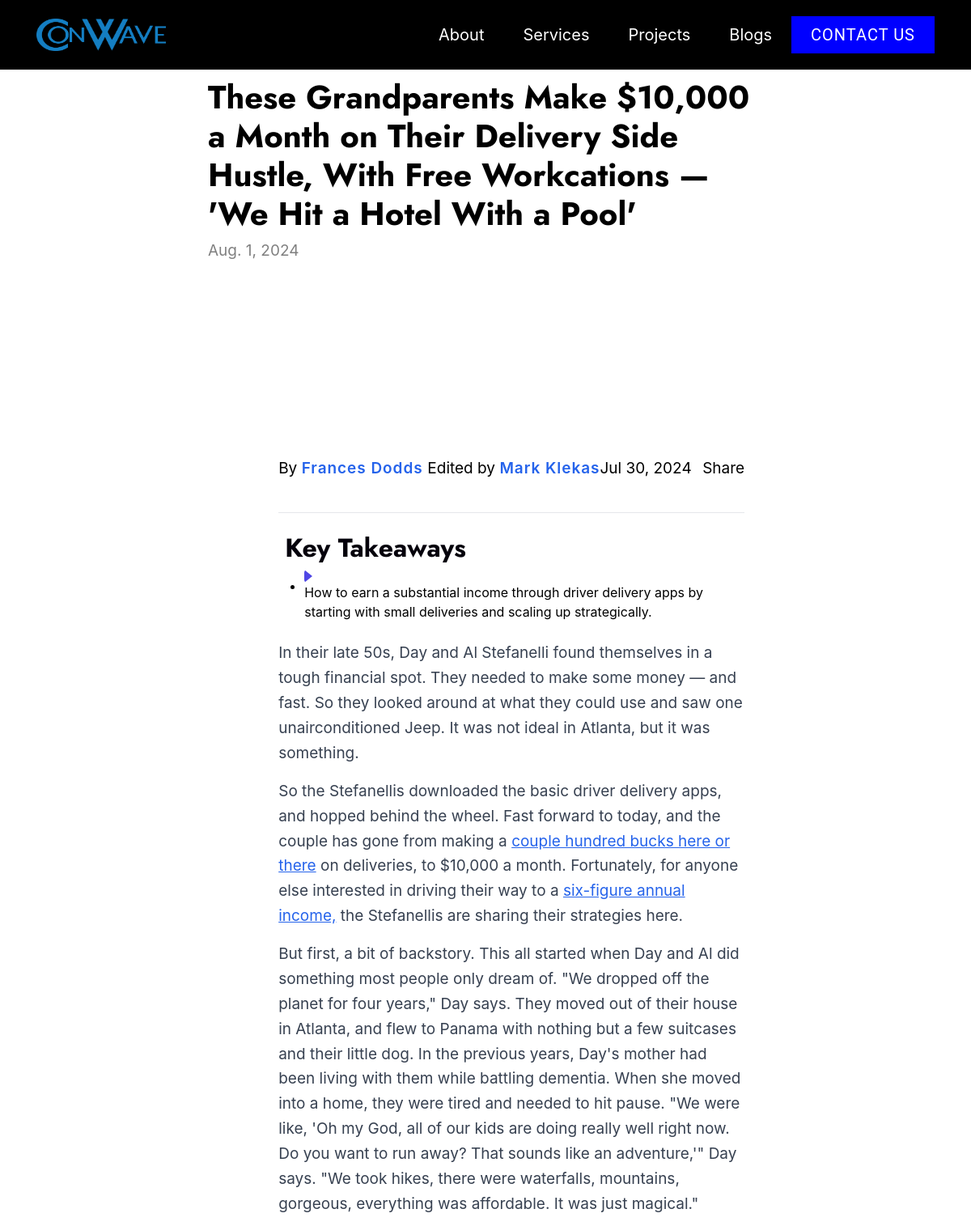
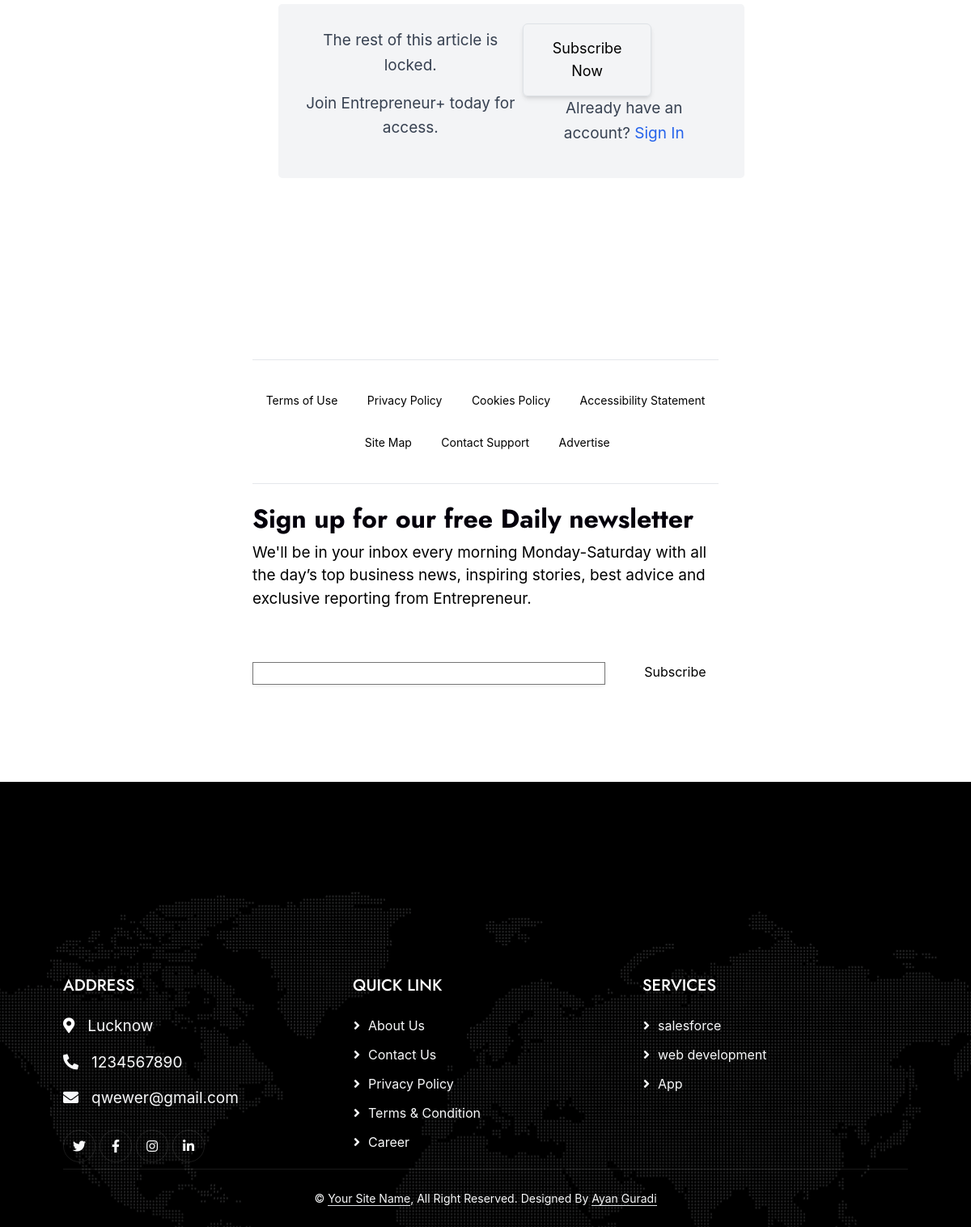
Page /blog/1/ on the committed database (2 pictures, top to bottom).
### main/models.py (models this page shows, shortened)
class Blog(models.Model):
    title = models.CharField(max_length=200)
    content = RichTextUploadingField()
    date_posted = models.DateField()
    thumbnail = models.ImageField(upload_to='blog_thumbnails/')

class Details(models.Model):
    address = models.CharField(max_length=255)
    phone = models.CharField(max_length=20)
    email = models.EmailField()
    twitter = models.URLField(blank=True, null=True)
    facebook = models.URLField(blank=True, null=True)
    instagram = models.URLField(blank=True, null=True)
    linkedin = models.URLField(blank=True, null=True)

class Service(models.Model):
    name = models.CharField(max_length=255)
    icon = models.ImageField(upload_to='service_icons/')
    hero_heading = models.CharField(max_length=255)
    hero_description = models.TextField( )
    hero_image = models.ImageField(upload_to='hero_images/')
    mission_title = models.CharField(max_length=255)
    mission_description =  RichTextField(validators=[MaxLengthValidator(475)])
    mission_image = models.ImageField(upload_to='mission_images/')
    content = RichTextField()

### main/views.py (the view)
# urls.py: path('blog/<int:pk>/', views.blog_detail, name='blog_detail'),
def blog_detail(request, pk):
    blog = get_object_or_404(Blog, pk=pk)
    services = Service.objects.all()
    return render(request, 'blog_detail.html', {'blog': blog,'services': services,})

### main/forms.py
class ContactForm(forms.Form):
    name = forms.CharField(max_length=100, required=True)
    country_code = forms.CharField(max_length=5, required=True)
    phone = forms.CharField(max_length=15, required=True)
    email = forms.EmailField(required=True)
    subject = forms.CharField(widget=forms.Textarea, required=True)

### main/context_processors.py (called while the page is built)
def contact_form(request):
    return {'contact_form': ContactForm()}

### main/views.py (called while the page is built)
def details_context_processor(request):
    details = Details.objects.first()  # Assuming you have only one set of details
    return {'details': details}

### main/templates/blog_detail.html (shortened to what this page needs)
{% extends 'base.html' %}
{% load static %}
{% block content %}
<div class="p-5 " style="background-color: white; width: 100%;">
<div class="container my-5 ">
        <div class="col-lg-8 mx-auto">
            <h1 style="color: black;">{{ blog.title }}</h1>
            <p style="color: gray;">{{ blog.date_posted }}</p>
            <div style="color: black;">
                {{ blog.content|safe }}
            </div>
        </div>
</div>
</div>
{% endblock %}

### main/templates/base.html (shortened to what this page needs)
<!DOCTYPE html>
<html lang="en">
<head>
  {% load static %}
  <link href="https://cdnjs.cloudflare.com/ajax/libs/font-awesome/5.10.0/css/all.min.css" rel="stylesheet">
  <link href="https://cdn.jsdelivr.net/npm/bootstrap-icons@1.4.1/font/bootstrap-icons.css" rel="stylesheet">
  <link href="{% static 'main/css/lib/animate/animate.min.css' %}" rel="stylesheet">
  <link href="{% static 'main/css/lib/owlcarousel/assets/owl.carousel.min.css' %}" rel="stylesheet">
  <link href="{% static 'main/css/lib/lightbox/css/lightbox.min.css' %}" rel="stylesheet">
  <link href="{% static 'main/css/bootstrap.min.css' %}" rel="stylesheet">
  <link href="{% static 'main/css/style.css' %}" rel="stylesheet">
  <link href="{% static 'main/css/gsap.css' %}" rel="stylesheet">
  <link rel="stylesheet" href="https://maxcdn.bootstrapcdn.com/bootstrap/4.5.2/css/bootstrap.min.css">
  <link rel="stylesheet" href="https://cdnjs.cloudflare.com/ajax/libs/font-awesome/5.15.4/css/all.min.css">
  <link rel="stylesheet" href="https://codepen.io/GreenSock/pen/xxmzBrw/fcaef74061bb7a76e5263dfc076c363e.css">
</head>
<body style="background-color: black;">
  <div class=" position-relative p-0">
    <nav class="navbar navbar-expand-lg navbar-light fixed-top" style="background-color: black; padding: 18px;">
      <div class="container">
        <a class="navbar-brand" href="{% url 'home' %}">
          <img src="{% static 'main/img/CONWAVE.png' %}" alt="Conwave Logo">
        </a>
        <div class="collapse navbar-collapse justify-content-end" id="navbarCollapse">
          <div class="navbar-nav ml-auto" style="font-size: 22px;">
            <a href="{% url 'about' %}"
              class="nav-item nav-link px-4 {% if request.resolver_match.url_name == 'about' %}active{% endif %}">About</a>
            <a href="{% url 'service_page' %}"
              class="nav-item nav-link px-4 {% if request.resolver_match.url_name == 'service_page' %}active{% endif %}">Services</a>
            <a href="{% url 'home' %}#projects"
              class="nav-item nav-link px-4 {% if request.resolver_match.url_name == 'home' and request.path == '/#projects' %}active{% endif %}">Projects</a>
            <a href="{% url 'blog_list' %}"
              class="nav-item nav-link px-4 {% if request.resolver_match.url_name == 'blog_list' %}active{% endif %}">Blogs</a>
            <button type="button" class="main-btn-rect  popup-btn  nav-item nav-link px-4 "
              data-popup="popup-reg">Contact Us</button>
          </div>
        </div>
      </div>
    </nav>
    {% block content %}
    {% endblock %}
    <div class="container-fluid text-light footer wow fadeIn" id="contact" data-wow-delay="0.1s">
      <div class="container  px-lg-5 pb-2">
        <div class="row g-5">
          <div class="col-md-6 col-lg-4">
            <p class="section-title text-white h5 mb-4">Address</p>
            <p><i class="fa fa-map-marker-alt me-3" style="color: white;"></i>{{ details.address }}</p>
            <p><i class="fa fa-phone-alt me-3"></i>{{ details.phone }}</p>
            <p><i class="fa fa-envelope me-3"></i>{{ details.email }}</p>
            <div class="d-flex pt-2">
              <a class="btn btn-outline-light btn-social" href="{{ details.twitter }}"><i
                  class="fab fa-twitter"></i></a>
              <a class="btn btn-outline-light btn-social" href="{{ details.facebook }}"><i
                  class="fab fa-facebook-f"></i></a>
              <a class="btn btn-outline-light btn-social" href="{{ details.instagram }}"><i
                  class="fab fa-instagram"></i></a>
              <a class="btn btn-outline-light btn-social" href="{{ details.linkedin }}"><i
                  class="fab fa-linkedin-in"></i></a>
            </div>
          </div>
          <div class="col-md-6 col-lg-4">
            <p class="section-title text-white h5 mb-4">Quick Link</p>
            <a class="btn btn-link" href="service/1/">About Us</a>
            <a class="btn btn-link" href="">Contact Us</a>
            <a class="btn btn-link" href="">Privacy Policy</a>
            <a class="btn btn-link" href="">Terms & Condition</a>
            <a class="btn btn-link" href="">Career</a>
          </div>
          <div class="col-md-6 col-lg-4">
            <p class="section-title text-white h5 mb-4">Services</p>
          {% for cards in services %}
          <a href="{% url 'service_detail' cards.pk %}" style="text-decoration: none;">
                <p class="btn btn-link">{{ cards.name }}</p>
           </a>
          {% endfor %}
           </div>
        </div>
      </div>
      <div class="container px-lg-5 text-center">
        <div class="copyright  ">
          <div class="text-center mb-3 mb-md-0">
            &copy; <a class="border-bottom" href="#">Your Site Name</a>, All Right Reserved.
            Designed By <a class="border-bottom" href="">Ayan Guradi</a>
          </div>
        </div>
      </div>
    </div>
  </div>
</body>
</html>

### main/static/main/css/style.css (style rules this page uses)
.navbar { transition: background-color 0.3s; }
.navbar-brand img { height: 40px; width: 160px; }
.nav-link { font-size: 20px; color: white !important; transition: color 0.3s; }
.fixed-top { padding: 20px 15px; background-color: #000; }
@media (min-width: 992px) { .fixed-top { padding: 20px 100px; background-color: #000; } }
button { text-decoration: none; border: none; }
.main-btn-rect, .main-btn-circle { position: relative; margin: 0; font-family: 'Roboto', sans-serif; color: #FFFFF0; background-color: blue; text-transform: uppercase; font-size: 25px; letter-spacing: 1px; outline: none; cursor: pointer; z-index: 100; }
.main-btn-rect { line-height: 30px; }
.main-btn-rect:before, .main-btn-rect:after { position: absolute; content: ''; top:0; width: 0%; height: 100%; background-color: rgba(255, 255, 240, 0.2); transition: width 0.3s; }
.main-btn-rect:before { left: 0; }
.main-btn-rect:after { right: 0; }
p { font-size: 19px; }
h1 { color: #fff; }
body { background-color: black; font-family: 'cera round pro'; }
:root { --primary: #6222CC; --secondary: #FBA504; --light: #F6F4F9; --dark: #04000B; --sky:#66FCF1; }
h1, h2, .fw-bold { font-weight: 700 !important; }
.btn { font-weight: 500; transition: .5s; }
.nav-link { font-size: 20px; color: white !important; }
.section-title { position: relative; display: flex; align-items: center; font-weight: 500; text-transform: uppercase; margin-bottom: 20px; }
.footer { margin-top: 6rem; padding-top: 9rem; background: url(../img/map.png); background-position: center top, center center; background-repeat: no-repeat; }
.footer .btn.btn-social { margin-right: 5px; width: 40px; height: 40px; display: flex; align-items: center; justify-content: center; color: var(--light); border: 1px solid rgba(256, 256, 256, .1); border-radius: 40px; transition: .3s; }
.footer .btn.btn-link { display: block; margin-bottom: 10px; padding: 0; text-align: left; color: var(--light); font-weight: normal; transition: .3s; }
.footer .btn.btn-link::before { position: relative; content: "\f105"; font-family: "Font Awesome 5 Free"; font-weight: 900; margin-right: 10px; }
.footer .copyright { padding: 25px 0; font-size: 14px; border-top: 1px solid rgba(256, 256, 256, .1); }
.footer .copyright a { color: var(--light); }

### main/templates/base.html (style rules this page uses)
:root { --clr-neutral-100: hsl(0, 0%, 100%); --clr-primary-100: hsl(205, 15%, 58%); --clr-primary-400: hsl(215, 25%, 27%); --clr-primary-800: hsl(217, 33%, 17%); --clr-primary-900: hsl(218, 33%, 9%); }

### rows in the picture
Blog: title "These Grandparents Make $10,000 a Month on Their Delivery Side Hustle, With Free Workcations — 'We Hit a Hotel With a Pool'", date_posted "Aug. 1, 2024"
Details: address "Lucknow", phone "1234567890", email "qwewer@gmail.com"
Service: name "salesforce"
Service: name "web development"
Service: name "App"
